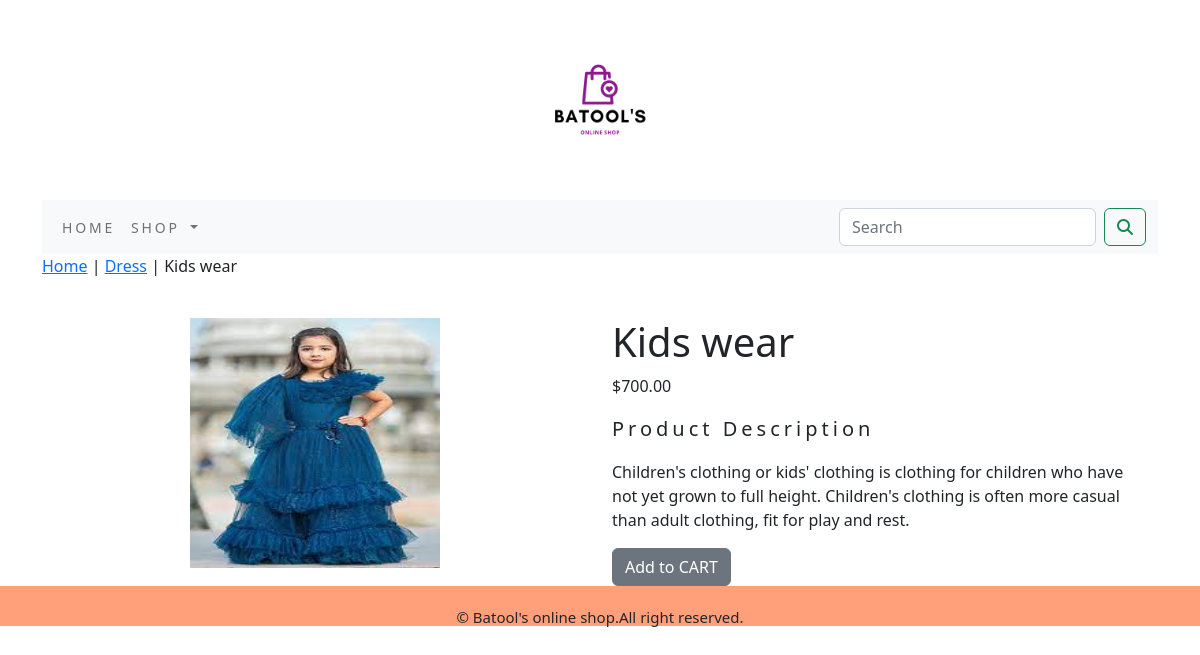
The page /shopapp/dress/kids-wear/ on the database its author committed.
### shopapp/models.py (models this page shows, shortened)
class Product(models.Model):
    name=models.CharField(max_length=250,unique=True)
    slug=models.SlugField(max_length=250,unique=True)
    description=models.TextField(blank=True)
    price=models.DecimalField(max_digits=10,decimal_places=2)
    category=models.ForeignKey(Category,on_delete=models.CASCADE)
    image=models.ImageField(upload_to='product',blank=True)
    stock=models.IntegerField()
    available=models.BooleanField(default=True)
    created=models.DateTimeField(auto_now_add=True)
    updated=models.DateTimeField(auto_now=True)
    class Meta:
        ordering=('name',)
        verbose_name='product'
        verbose_name_plural='products'

class Category(models.Model):
    name=models.CharField(max_length=250,unique=True)
    slug=models.SlugField(max_length=250,unique=True)
    description=models.TextField(blank=True)
    image=models.ImageField(upload_to='category',blank=True)
    class Meta:
        ordering=('name',)
        verbose_name='category'
        verbose_name_plural='categories'
    def get_url(self):
        return reverse('shopapp:product_by_category',args=[self.slug,])
    def __str__(self):
        return '{}'.format(self.name)

### shopapp/views.py (the view)
# urls.py: path('<slug:c_slug>/<slug:product_slug>/', views.proDetail, name='prodCatDetail'),
def proDetail(request,c_slug,product_slug):
    try:
        product=Product.objects.get(category__slug=c_slug,slug=product_slug)
    except Exception as e:
        raise e
    return render(request,"product.html",{'product':product})

### cart/context_processor.py (called while the page is built)
def counter(request):
    item_count=0
    if 'admin' in request.path:
        return {}
    else:
        try:
            cart=Cart.objects.filter(cart_id=_cart_id(request))
            cart_items=CartItems.objects.all().filter(cart=cart[:1])
            for cart_item in cart_items:
                item_count += cart_item.quantity
        except Cart.DoesNotExist:
            item_count=0
    return dict(item_count=item_count)

### cart/views.py (called while the page is built)
def _cart_id(requset):
    cart = requset.session.session_key
    if not cart:
        cart = requset.session.create()
    return cart

### shopapp/context_processors.py (called while the page is built)
def menu_links(request):
    links=Category.objects.all()
    return dict(links=links)

### template/product.html (shortened to what this page needs)
{% extends 'base.html' %}
{% load static %}
{% block body %}
<div class="row my_prod_row_class ">
  <div class="mx_auto">
    <p><a href="{% url 'shopapp:allProdCat' %}">Home</a> | <a href="{{product.category.get_url}}">{{product.category}}</a> | {{product.name}}</p>
  </div>
<div class="container">
<br>
<div class="row">
  <div class="col-12 col-sm-12 col-md-12 col-lg-6 text-center">
    <div style="min-width:18rem">
      <img src="{{product.image.url}}" alt="{{product.name}}" width="250px;" height="250px;">
    </div>
  </div>
      <div class="col-12 col-sm-12 col-md-12 col-lg-6">
        <div>
        <h1 class="my_prod-title">{{product.name}}</h1>
        <p>${{product.price}}</p>
        <p class="my_title">Product Description</p>
        <p class="text-justify my_prod_text">{{product.description}}</p>
        {% if product.stock <= 0 %}
        <p class="text-justify my_prod_text"><b>Out of stock</b></p>
        {% else %}
        <a class="btn btn-secondary" href="{% url 'cart:add_cart' product.id %}">Add to CART</a>
        {% endif %}
      </div>
    </div>
</div>
</div>
  </div>
{% endblock %}

### static/css/custom.css (style rules this page uses)
body { font-family: 'Josefin Sans', sans-serif; }
.my_title { font-size:20px; text_transform:uppercase; letter-spacing:.2em; }
.my_prod_text { padding-right:20px; }

### rows shown on the page
Product: category "Dress", name "Kids wear", image (picture), price "700.00", description "Children's clothing or kids' clothing is clothing for children who have not yet grown to full height. Children's clothing is often more casual than adult clothing, fit for play and rest."
